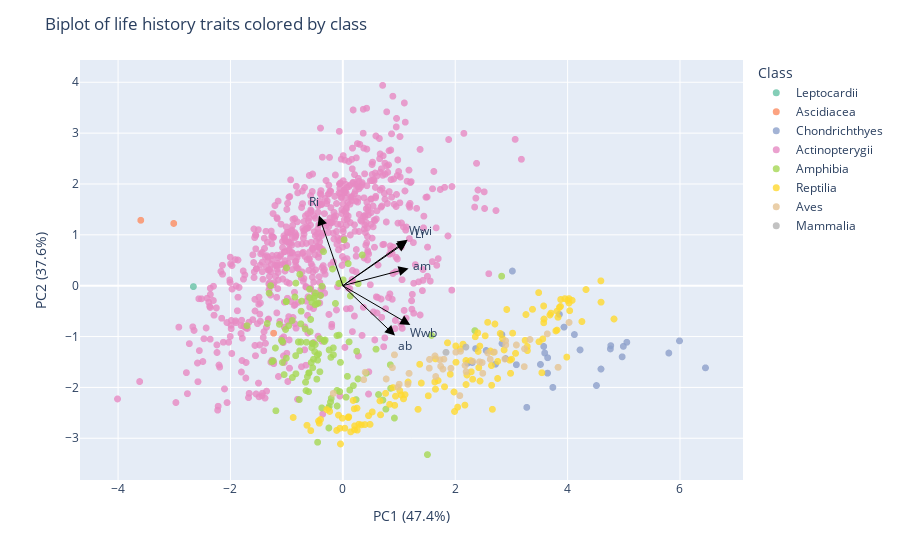

Write notebook code for a chart like this one.
### Code cell
chordata = final_df[final_df['phylum'] == 'Chordata']
#color by size (no zero)
size_variable_wwi = final_df["Wwi"] - final_df["Wwi"].min() + 0.1  
size_variable_ri = final_df["Ri"] - final_df["Ri"].min() + 0.1
size_variable_am = final_df["am"] - final_df["am"].min() + 0.1
size_variable_li = final_df["Li"] - final_df["Li"].min() + 0.1
size_variable_wwb = final_df["Wwb"] - final_df["Wwb"].min() + 0.1

fig = px.scatter(
    chordata, 
    x="PC1", 
    y="PC2", 
    color=chordata["class"],
    # size=size_variable_wwb,
    #symbol=final_df["ecozone"],
    color_discrete_sequence=px.colors.qualitative.Set2,
    # color_continuous_scale="Magma", 
    hover_name=chordata["species"],
    )

for i, feature in enumerate(features):
    x = scaled_loadings[i, 0]
    y = scaled_loadings[i, 1]

    fig.add_annotation(
        ax=0, ay=0,
        axref="x", ayref="y",
        x=scaled_loadings[i, 0],
        y=scaled_loadings[i, 1],
        showarrow=True,
        arrowsize=2,
        arrowhead=2,
        xanchor="right",
        yanchor="top",
        arrowcolor="black",
    )

    fig.add_annotation(
        x=x * 1.2,  
        y=y * 1.2,
        text=feature,
        showarrow=False,
        font=dict(size=12),
        xanchor="center",
        yanchor="middle",
    )

fig.update_layout(
    title="Biplot of life history traits colored by class",
    xaxis_title=f"PC1 ({pc1_var:.1f}%)",
    yaxis_title=f"PC2 ({pc2_var:.1f}%)",
    legend_title="Class"
    # xaxis=dict(showgrid=False, zeroline=False),
    # yaxis=dict(showgrid=False, zeroline=False),
)

fig.update_traces(marker=dict(size=7, opacity=0.8))  
# fig.update_coloraxes(colorbar_title="ab")
fig.show()
# fig.write_html("../figures/.html")

### Figure 1 — Plotly figure (JSON) as saved in the notebook; plotly's stock layout.template omitted (floating-point values rounded to 4 significant figures; data arrays with more than 128 entries replaced by an {"elided": "..."} marker saying what was removed)
{"data": [{"hovertemplate": "<b>%{hovertext}</b><br><br>class=Leptocardii<br>PC1=%{x}<br>PC2=%{y}<extra></extra>", "hovertext": ["Branchiostoma_floridae"], "legendgroup": "Leptocardii", "marker": {"color": "rgb(102,194,165)", "opacity": 0.8, "size": 7, "symbol": "circle"}, "mode": "markers", "name": "Leptocardii", "showlegend": true, "type": "scattergl", "x": [-2.659], "xaxis": "x", "y": [-0.01787], "yaxis": "y"}, {"hovertemplate": "<b>%{hovertext}</b><br><br>class=Ascidiacea<br>PC1=%{x}<br>PC2=%{y}<extra></extra>", "hovertext": ["Ascidiella_aspersa", "Boltenia_echinata", "Styela_plicata"], "legendgroup": "Ascidiacea", "marker": {"color": "rgb(252,141,98)", "opacity": 0.8, "size": 7, "symbol": "circle"}, "mode": "markers", "name": "Ascidiacea", "showlegend": true, "type": "scattergl", "x": [-3.01, -1.232, -3.596], "xaxis": "x", "y": [1.224, -0.9346, 1.286], "yaxis": "y"}, {"hovertemplate": "<b>%{hovertext}</b><br><br>class=Chondrichthyes<br>PC1=%{x}<br>PC2=%{y}<extra></extra>", "hovertext": ["Hemiscyllium_ocellatum", "Orectolobus_halei", "Orectolobus_hutchinsi", "Orectolobus_maculatus", "Orectolobus_ornatus", "Poroderma_africanum", "Scyliorhinus_canicula", "Triakis_scyllium", "Triakis_semifasciata", "Galeorhinus_galeus", "Hemitriakis_japanica", "Carcharhinus_leucas", "Galeocerdo_cuvier", "Negaprion_brevirostris", "Loxodon_macrorhinus", "Scoliodon_laticaudus", "Carcharias_taurus", "Lamna_ditropis", "Lamna_nasus", "Isurus_oxyrinchus", "Carcharodon_carcharias", "Mitsukurina_owstoni", "Deania_calceus", "Centroscymnus_plunketi", "Dalatias_licha", "Leucoraja_naevus", "Raja_clavata", "Raja_montagui", "Torpedo_marmorata", "Rhinobatos_productus", "Mobula_birostris"], "legendgroup": "Chondrichthyes", "marker": {"color": "rgb(141,160,203)", "opacity": 0.8, "size": 7, "symbol": "circle"}, "mode": "markers", "name": "Chondrichthyes", "showlegend": true, "type": "scattergl", "x": [2.834, 4.121, 3.644, 3.853, 3.936, 2.716, 2.304, 3.516, 3.593, 4.222, 3.088, 4.768, 5.054, 4.761, 3.273, 2.222, 3.017, 4.594, 4.992, 4.971, 5.992, 6.454, 3.737, 4.513, 3.643, 2.363, 2.83, 2.55, 3.575, 2.895, 5.801], "xaxis": "x", "y": [-1.137, -0.9608, -1.417, -0.5642, -0.8145, -1.544, -1.511, -1.548, -1.323, -1.262, -1.554, -1.179, -1.113, -1.243, -2.393, -1.522, 0.288, -1.639, -1.193, -1.399, -1.085, -1.615, -2.0, -1.963, -1.72, -1.238, -0.9615, -1.274, -1.195, -1.433, -1.325], "yaxis": "y"}, {"hovertemplate": "<b>%{hovertext}</b><br><br>class=Actinopterygii<br>PC1=%{x}<br>PC2=%{y}<extra></extra>", "hovertext": {"elided": "720 str values"}, "legendgroup": "Actinopterygii", "marker": {"color": "rgb(231,138,195)", "opacity": 0.8, "size": 7, "symbol": "circle"}, "mode": "markers", "name": "Actinopterygii", "showlegend": true, "type": "scattergl", "x": {"elided": "720 float values"}, "xaxis": "x", "y": {"elided": "720 float values"}, "yaxis": "y"}, {"hovertemplate": "<b>%{hovertext}</b><br><br>class=Amphibia<br>PC1=%{x}<br>PC2=%{y}<extra></extra>", "hovertext": ["Andrias_davidianus", "Hynobius_kimurae", "Hynobius_quelpaertensis", "Hynobius_tokyoensis", "Hynobius_yangi", "Pachyhynobius_shangchengensis", "Ranodon_sibiricus", "Onychodactylus_japonicus", "Bolitoglossa_mexicana", "Bolitoglossa_subpalmata", "Eurycea_bislineata", "Eurycea_longicauda", "Gyrinophilus_gulolineatus", "Gyrinophilus_palleucus", "Aneides_aeneus", "Desmognathus_brimleyorum", "Desmognathus_fuscus", "Desmognathus_monticola", "Desmognathus_ochrophaeus", "Desmognathus_ocoee", "Desmognathus_quadramaculatus", "Ensatina_eschscholtzii", "Phaeognathus_hubrichti", "Plethodon_cinereus", "Plethodon_kentucki", "Speleomantes_ambrosii", "Speleomantes_imperialis", "Amphiuma_means", "Rhyacotriton_variegatus", "Ambystoma_maculatum", "Ambystoma_mexicanum", "Ambystoma_opacum", "Ambystoma_texanum", "Salamandrina_perspicillata", "Chioglossa_lusitanica", "Salamandra_lanzai", "Echinotriton_andersoni", "Lissotriton_boscai", "Lissotriton_helveticus", "Lissotriton_vulgaris", "Neurergus_crocatus", "Calotriton_asper", "Triturus_cristatus", "Triturus_dobrogicus", "Triturus_karelinii", "Triturus_marmoratus", "Cynops_pyrrhogaster", "Paramesotriton_hongkongensis", "Necturus_maculosus", "Ascaphus_truei", "Alytes_cisternasii", "Alytes_muletensis", "Alytes_obstetricans", "Bombina_bombina", "Bombina_maxima", "Bombina_orientalis", "Bombina_variegata", "Fejervarya_limnocharis", "Fejervarya_multistriata", "Hoplobatrachus_tigerinus", "Xenopus_laevis", "Pelobates_cultripes", "Pelobates_syriacus", "Pelobates_varaldii", "Eleutherodactylus_coqui", "Argenteohyla_siemersi", "Hyla_arborea", "Trachycephalus_resinifictrix", "Anaxyrus_americanus", "Anaxyrus_boreas", "Anaxyrus_californicus", "Anaxyrus_fowleri", "Bufo_bufo", "Bufo_gargarizans", "Bufotes_latastii", "Bufotes_viridis", "Bufotes_zamdaensis", "Epidalea_calamita", "Nimbaphrynoides_occidentalis", "Rhaebo_blombergi", "Sclerophrys_pentoni", "Strauchbufo_raddei", "Mannophryne_trinitatis", "Ceratophrys_stolzmanni", "Hyperolius_viridiflavus", "Dyscophus_antongilii", "Pyxicephalus_adspersus", "Euphlyctis_hexadactylus", "Nanorana_parkeri", "Chiromantis_petersii", "Chiromantis_rufescens", "Kurixalus_eiffingeri", "Kurixalus_idiootocus", "Rhacophorus_moltrechti", "Zhangixalus_omeimontis", "Amolops_mantzorum", "Lithobates_catesbeianus", "Lithobates_chiricahuensis", "Lithobates_clamitans", "Pelophylax_bedriagae", "Pelophylax_caralitanus", "Pelophylax_epeiroticus", "Pelophylax_nigromaculatus", "Pelophylax_ridibundus", "Pelophylax_perezi", "Pelophylax_porosus", "Pelophylax_saharicus", "Rana_arvalis", "Rana_chensinensis", "Rana_dalmatina", "Rana_iberica", "Rana_italica", "Rana_latastei", "Rana_macrocnemis", "Rana_muscosa", "Rana_sakuraii", "Rana_tagoi", "Rana_temporaria", "Sylvirana_nigrovittata"], "legendgroup": "Amphibia", "marker": {"color": "rgb(166,216,84)", "opacity": 0.8, "size": 7, "symbol": "circle"}, "mode": "markers", "name": "Amphibia", "showlegend": true, "type": "scattergl", "x": [2.826, 0.08097, -0.6635, -0.04264, -0.6308, 0.5905, 0.4149, 0.6359, 0.8447, 0.8509, -0.7754, -0.219, -0.4491, -0.1694, 0.1228, -0.2063, -0.05527, 0.05747, -0.2418, -0.375, 0.1879, 0.2361, 0.713, -0.5362, -0.8353, 0.9178, 0.7665, 2.35, -0.2493, 0.2469, 0.1346, -0.6543, -0.06803, -0.8984, -0.2578, 1.506, -0.4538, -1.045, -0.7921, -0.2437, -0.4085, 0.2697, -0.1032, -0.5016, -0.5441, -0.3297, -0.4309, -0.5214, 1.578, -0.1033, -0.4634, -0.1016, -0.61, -0.9004, -0.7675, -0.2126, -0.6686, -1.264, -1.238, 0.006681, -0.1827, -0.573, -0.7657, -0.7427, -0.6009, -0.5511, -0.9635, -0.497, -0.0513, -0.5921, -0.8532, 0.0956, 0.2727, -0.07239, -1.312, -0.4864, -0.6473, -0.581, -0.4486, 0.02407, -1.128, -0.4929, -1.191, -1.284, -1.091, -1.003, 0.3462, -0.3715, -1.006, -1.706, -1.2, -0.8393, -1.072, -0.4902, -0.7462, -0.7471, -0.3438, -0.1317, -0.8363, -0.5154, -0.4403, -0.4601, -0.3959, -0.5915, -1.009, -1.006, -0.7329, -0.1676, -0.5626, -0.4108, -0.5393, -0.3401, -1.02, -0.552, -0.3143, -0.6072, -1.076, 0.1114, -1.345], "xaxis": "x", "y": [0.1869, -1.783, -1.898, -1.508, -1.789, -1.249, -1.72, -2.141, -1.555, -2.019, -2.24, -2.287, -1.464, -1.222, -2.052, -2.216, -2.083, -2.192, -2.374, -2.403, -1.965, -2.239, -2.25, -1.614, -1.732, -2.603, -2.427, -0.8833, -2.798, -1.289, -0.2008, -2.063, -0.9717, -1.806, -2.409, -3.322, -1.364, -1.748, -1.106, -1.264, -1.692, -1.833, -0.9812, -1.295, -1.14, -1.097, -1.339, -1.446, -0.9776, -2.059, -1.838, -2.366, -2.084, -0.683, -1.28, -1.409, -0.8521, -1.497, -1.475, 0.1136, 0.3292, -0.6635, 0.2237, -0.5018, -1.715, -0.326, -0.7874, -0.206, 0.04805, -0.06887, -0.2226, 0.4349, 0.03963, 0.04288, -0.1474, -0.1451, -1.111, -0.9032, -3.078, 0.9013, -0.7597, -0.3747, -2.459, 0.0005995, -1.077, 0.35, 0.6035, -0.01018, -1.425, -0.7871, -1.225, -1.376, -1.105, -1.157, -1.109, -0.7501, 0.6706, -0.3486, 0.05046, -0.2437, -0.3389, -0.356, -0.1933, -0.235, -0.3107, -0.3143, -0.3038, -1.36, -1.511, -1.041, -1.13, -1.074, -0.8614, -1.218, -1.069, -1.715, -1.51, -1.104, -0.7425], "yaxis": "y"}, {"hovertemplate": "<b>%{hovertext}</b><br><br>class=Reptilia<br>PC1=%{x}<br>PC2=%{y}<extra></extra>", "hovertext": ["Correlophus_ciliatus", "Eublepharis_macularius", "Hemidactylus_turcicus", "Heteronotia_binoei", "Heteronotia_binoei_3N1A", "Heteronotia_binoei_3N1B", "Heteronotia_binoei_EA6", "Heteronotia_binoei_SM6", "Chioninia_coctei", "Ctenotus_pantherinus", "Eulamprus_quoyii", "Egernia_cunninghami", "Egernia_striolata", "Scincella_lateralis", "Xantusia_vigilis", "Gerrhosaurus_validus", "Smaug_giganteus", "Holcosus_quadrilineatus", "Pholidoscelis_exsul", "Salvator_merianae", "Gallotia_atlantica", "Gallotia_bravoana", "Gallotia_caesaris", "Gallotia_galloti", "Gallotia_intermedia", "Gallotia_simonyi", "Gallotia_stehlini", "Eremias_argus", "Eremias_suphani", "Apathya_cappadocica", "Iberolacerta_horvathi", "Lacerta_schreiberi", "Podarcis_muralis_Castanet", "Zootoca_vivipara", "Varanus_bengalensis", "Varanus_komodoensis", "Varanus_niloticus", "Furcifer_pardalis", "Ctenophorus_ornatus", "Ctenophorus_adelaidensis", "Pogona_barbata", "Anolis_acutus", "Anolis_carolinensis", "Anolis_gundlachi", "Anolis_opalinus", "Anolis_sagrei", "Basiliscus_basiliscus", "Basiliscus_plumifrons", "Basiliscus_vittatus", "Dipsosaurus_dorsalis", "Gambelia_sila", "Sceloporus_magister", "Sceloporus_occidentalis", "Sceloporus_undulatus", "Boa_constrictor", "Boa_imperator", "Eunectes_murinus", "Eunectes_notaeus", "Apodora_papuana", "Morelia_spilota", "Python_regius", "Python_sebae", "Python_molurus", "Simalia_amethistina", "Vipera_aspis", "Bitis_gabonica", "Bitis_arietans", "Crotalus_horridus", "Crotalus_lepidus", "Crotalus_oreganus", "Crotalus_pricei", "Natrix_natrix", "Natrix_maura", "Thamnophis_butleri", "Thamnophis_saurita", "Thamnophis_sirtalis", "Coluber_constrictor", "Orthriophis_taeniurus", "Pantherophis_guttatus", "Heterodon_nasicus", "Heterodon_platirhinos", "Podocnemis_unifilis", "Chelus_fimbriata", "Elseya_dentata", "Emydura_macquarii", "Hydromedusa_maximiliani", "Apalone_spinifera", "Dermatemys_mawii", "Claudius_angustatus", "Sternotherus_minor", "Caretta_caretta", "Lepidochelys_kempii", "Eretmochelys_imbricata", "Emydoidea_blandingii", "Glyptemys_insculpta", "Graptemys_oculifera", "Graptemys_pseudogeographica", "Pseudemys_concinna", "Pseudemys_nelsoni", "Gopherus_agassizii", "Gopherus_morafkai", "Gopherus_polyphemus", "Aldabrachelys_gigantea", "Chelonoidis_niger", "Geochelone_elegans", "Malacochersus_tornieri", "Stigmochelys_pardalis", "Testudo_hermanni", "Batagur_affinis", "Cuora_flavomarginata", "Alligator_sinensis", "Caiman_latirostris", "Melanosuchus_niger", "Paleosuchus_palpebrosus", "Paleosuchus_trigonatus", "Crocodylus_johnsoni", "Crocodylus_mindorensis", "Crocodylus_porosus", "Crocodylus_siamensis", "Crocodylus_palustris", "Crocodylus_niloticus", "Crocodylus_moreletii", "Crocodylus_rhombifer", "Crocodylus_acutus", "Osteolaemus_tetraspis"], "legendgroup": "Reptilia", "marker": {"color": "rgb(255,217,47)", "opacity": 0.8, "size": 7, "symbol": "circle"}, "mode": "markers", "name": "Reptilia", "showlegend": true, "type": "scattergl", "x": [1.161, 1.396, -0.07674, 0.2101, 0.2076, 0.2561, 0.1398, 0.2841, 2.172, 0.2031, 0.8325, 2.193, 1.339, -0.638, -0.0423, 1.979, 1.988, -0.1094, 0.7608, 2.533, -0.05357, 1.105, 0.03567, 0.4573, 0.9378, 1.039, 1.013, 0.09639, 0.1055, 0.3292, -0.00846, 0.6608, 0.09884, -0.2861, 2.87, 3.873, 2.419, 0.4832, 0.6711, -0.5708, 1.368, -0.3977, -0.2339, -0.8839, -0.4185, -0.4313, 0.8921, 1.65, 0.9229, 1.08, 0.3915, 0.5239, 0.2506, 0.1836, 4.037, 3.558, 4.595, 3.791, 3.83, 3.258, 3.074, 4.005, 3.702, 3.375, 2.31, 3.285, 2.706, 3.001, 2.441, 2.209, 1.636, 2.401, 2.009, 1.695, 2.577, 2.438, 2.089, 2.627, 2.801, 2.357, 1.863, 3.021, 2.973, 2.648, 2.013, 2.662, 2.842, 2.756, 1.52, 1.649, 3.485, 2.917, 3.574, 2.409, 2.275, 1.912, 2.191, 2.682, 2.138, 2.755, 2.985, 3.542, 4.255, 4.826, 2.645, 2.043, 3.985, 2.285, 3.282, 1.81, 3.58, 3.877, 4.081, 3.244, 3.492, 3.576, 4.024, 4.327, 4.025, 3.854, 4.592, 3.686, 3.811, 3.951, 3.811], "xaxis": "x", "y": [-1.894, -1.915, -2.546, -2.756, -2.833, -2.841, -2.874, -2.724, -2.348, -2.421, -2.333, -1.944, -2.431, -2.745, -3.112, -2.09, -2.473, -2.846, -2.117, -0.9857, -2.804, -2.143, -2.802, -2.556, -2.173, -2.149, -2.063, -2.585, -2.578, -2.737, -2.606, -2.265, -2.594, -2.436, -1.263, -0.4072, -1.611, -2.727, -2.539, -2.85, -1.546, -2.63, -2.472, -2.592, -2.705, -2.659, -2.003, -1.439, -2.353, -2.225, -2.731, -2.483, -2.408, -2.256, -0.4914, -1.048, -0.3241, -0.8888, -0.6211, -0.5676, -1.331, -0.2899, -0.5402, -0.4643, -1.839, -1.276, -0.753, -1.446, -1.875, -1.755, -1.893, -0.9269, -1.185, -1.866, -0.7202, -1.188, -1.241, -1.285, -0.9392, -1.004, -1.123, -0.9334, -1.465, -1.959, -1.505, -2.431, -1.041, -1.489, -2.165, -2.035, -0.1363, -0.4682, -0.3984, -1.292, -1.473, -1.742, -1.472, -1.31, -1.15, -1.825, -1.723, -1.711, -0.7055, -0.6551, -1.57, -2.388, -1.404, -1.693, -1.195, -1.988, -0.6564, -0.2712, -0.2889, -1.075, -1.102, -0.7296, -0.2541, -0.07631, -0.3411, -0.4268, 0.09564, -0.576, -0.5012, -0.255, -0.873], "yaxis": "y"}, {"hovertemplate": "<b>%{hovertext}</b><br><br>class=Aves<br>PC1=%{x}<br>PC2=%{y}<extra></extra>", "hovertext": ["Struthio_camelus", "Rhynchotus_rufescens", "Rhea_americana", "Apteryx_mantelli", "Dromaius_novaehollandiae", "Gallus_gallus", "Podilymbus_podiceps", "Phoeniconaias_minor", "Columba_livia", "Mesitornis_variegatus", "Pterocles_alchata", "Tauraco_erythrolophus", "Cuculus_canorus", "Ardeotis_kori", "Opisthocomus_hoazin", "Gallinula_chloropus", "Fratercula_arctica", "Larus_argentatus", "Larus_fuscus", "Podargus_strigoides", "Aegotheles_cristatus", "Apus_apus", "Archilochus_alexandri", "Rhynochetos_jubatus", "Gavia_immer", "Diomedea_exulans", "Pygoscelis_adeliae", "Ciconia_ciconia", "Pelecanus_onocrotalus", "Tyto_alba", "Strix_occidentalis", "Urocolius_macrourus", "Leptosomus_discolor", "Euptilotis_neoxenus", "Bucorvus_leadbeateri", "Todiramphus_cinnamominus", "Ramphastos_toco", "Cariama_cristata", "Forpus_passerinus", "Melopsittacus_undulatus", "Toxostoma_curvirostre"], "legendgroup": "Aves", "marker": {"color": "rgb(229,196,148)", "opacity": 0.8, "size": 7, "symbol": "circle"}, "mode": "markers", "name": "Aves", "showlegend": true, "type": "scattergl", "x": [4.026, 1.728, 3.088, 3.228, 3.639, 2.094, 1.538, 2.882, 1.798, 1.178, 1.781, 1.923, 0.918, 2.9, 2.311, 1.543, 2.082, 2.624, 2.432, 2.176, 1.157, 0.9786, -0.1707, 2.49, 2.581, 3.831, 2.479, 2.897, 3.329, 1.741, 2.195, 0.3979, 1.639, 1.653, 3.235, 1.003, 2.01, 2.696, 0.772, 0.8823, 0.3715], "xaxis": "x", "y": [-0.7225, -1.457, -1.166, -1.592, -0.9473, -1.291, -1.622, -1.442, -1.446, -1.724, -1.64, -1.624, -1.359, -1.165, -1.487, -1.45, -2.162, -1.447, -1.498, -1.568, -1.939, -1.994, -2.119, -1.722, -1.322, -1.605, -1.511, -1.085, -1.057, -1.583, -1.692, -1.701, -1.381, -1.786, -1.241, -1.937, -1.308, -1.306, -1.834, -1.612, -1.848], "yaxis": "y"}, {"hovertemplate": "<b>%{hovertext}</b><br><br>class=Mammalia<br>PC1=%{x}<br>PC2=%{y}<extra></extra>", "hovertext": ["Ornithorhynchus_anatinus", "Tachyglossus_aculeatus"], "legendgroup": "Mammalia", "marker": {"color": "rgb(179,179,179)", "opacity": 0.8, "size": 7, "symbol": "circle"}, "mode": "markers", "name": "Mammalia", "showlegend": true, "type": "scattergl", "x": [1.836, 2.19], "xaxis": "x", "y": [-1.31, -1.207], "yaxis": "y"}], "layout": {"annotations": [{"arrowcolor": "black", "arrowhead": 2, "arrowsize": 2, "ax": 0, "axref": "x", "ay": 0, "ayref": "y", "showarrow": true, "x": 1.17, "xanchor": "right", "y": 0.3391, "yanchor": "top"}, {"font": {"size": 12}, "showarrow": false, "text": "am", "x": 1.404, "xanchor": "center", "y": 0.407, "yanchor": "middle"}, {"arrowcolor": "black", "arrowhead": 2, "arrowsize": 2, "ax": 0, "axref": "x", "ay": 0, "ayref": "y", "showarrow": true, "x": 1.154, "xanchor": "right", "y": 0.9037, "yanchor": "top"}, {"font": {"size": 12}, "showarrow": false, "text": "Wwi", "x": 1.385, "xanchor": "center", "y": 1.084, "yanchor": "middle"}, {"arrowcolor": "black", "arrowhead": 2, "arrowsize": 2, "ax": 0, "axref": "x", "ay": 0, "ayref": "y", "showarrow": true, "x": -0.4245, "xanchor": "right", "y": 1.38, "yanchor": "top"}, {"font": {"size": 12}, "showarrow": false, "text": "Ri", "x": -0.5094, "xanchor": "center", "y": 1.656, "yanchor": "middle"}, {"arrowcolor": "black", "arrowhead": 2, "arrowsize": 2, "ax": 0, "axref": "x", "ay": 0, "ayref": "y", "showarrow": true, "x": 1.201, "xanchor": "right", "y": -0.7708, "yanchor": "top"}, {"font": {"size": 12}, "showarrow": false, "text": "Wwb", "x": 1.441, "xanchor": "center", "y": -0.925, "yanchor": "middle"}, {"arrowcolor": "black", "arrowhead": 2, "arrowsize": 2, "ax": 0, "axref": "x", "ay": 0, "ayref": "y", "showarrow": true, "x": 1.138, "xanchor": "right", "y": 0.8633, "yanchor": "top"}, {"font": {"size": 12}, "showarrow": false, "text": "Li", "x": 1.365, "xanchor": "center", "y": 1.036, "yanchor": "middle"}, {"arrowcolor": "black", "arrowhead": 2, "arrowsize": 2, "ax": 0, "axref": "x", "ay": 0, "ayref": "y", "showarrow": true, "x": 0.9281, "xanchor": "right", "y": -0.9816, "yanchor": "top"}, {"font": {"size": 12}, "showarrow": false, "text": "ab", "x": 1.114, "xanchor": "center", "y": -1.178, "yanchor": "middle"}], "legend": {"title": {"text": "Class"}, "tracegroupgap": 0}, "margin": {"t": 60}, "title": {"text": "Biplot of life history traits colored by class"}, "xaxis": {"anchor": "y", "domain": [0, 1], "title": {"text": "PC1 (47.4%)"}}, "yaxis": {"anchor": "x", "domain": [0, 1], "title": {"text": "PC2 (37.6%)"}}}}
